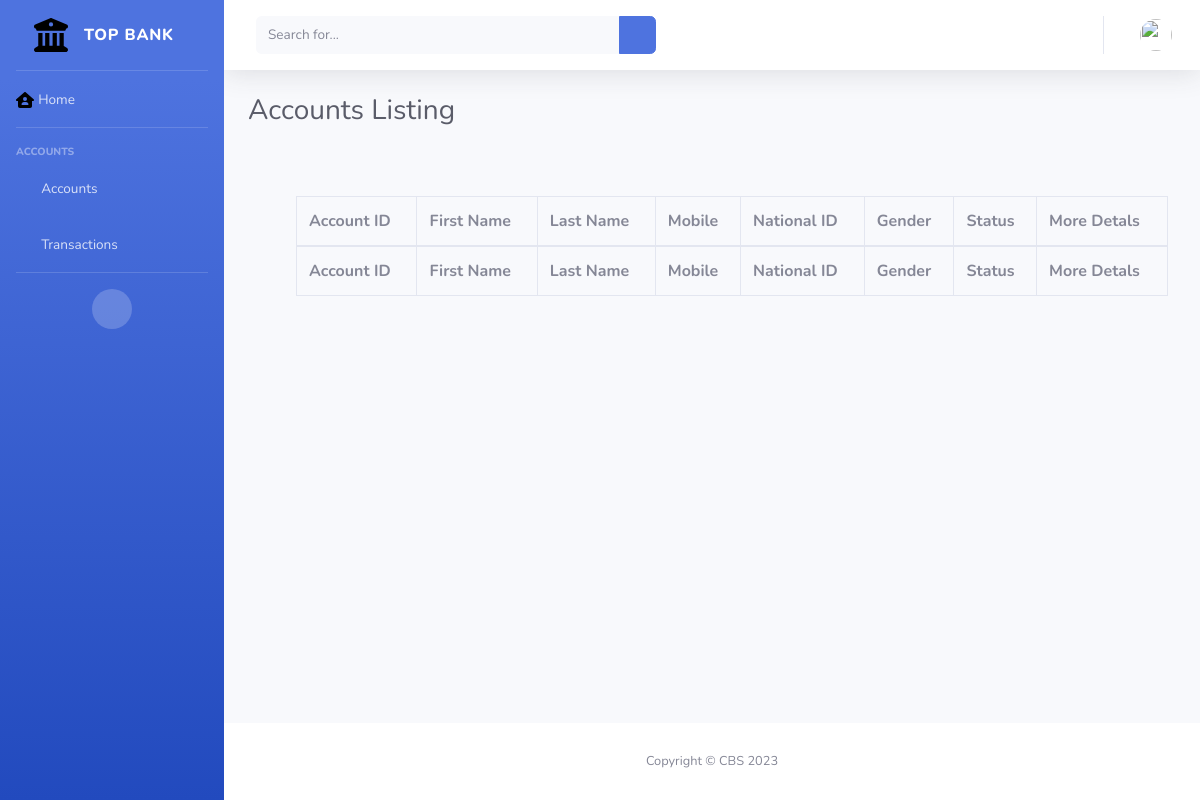
Before: /core/accounts/ with the older database file.
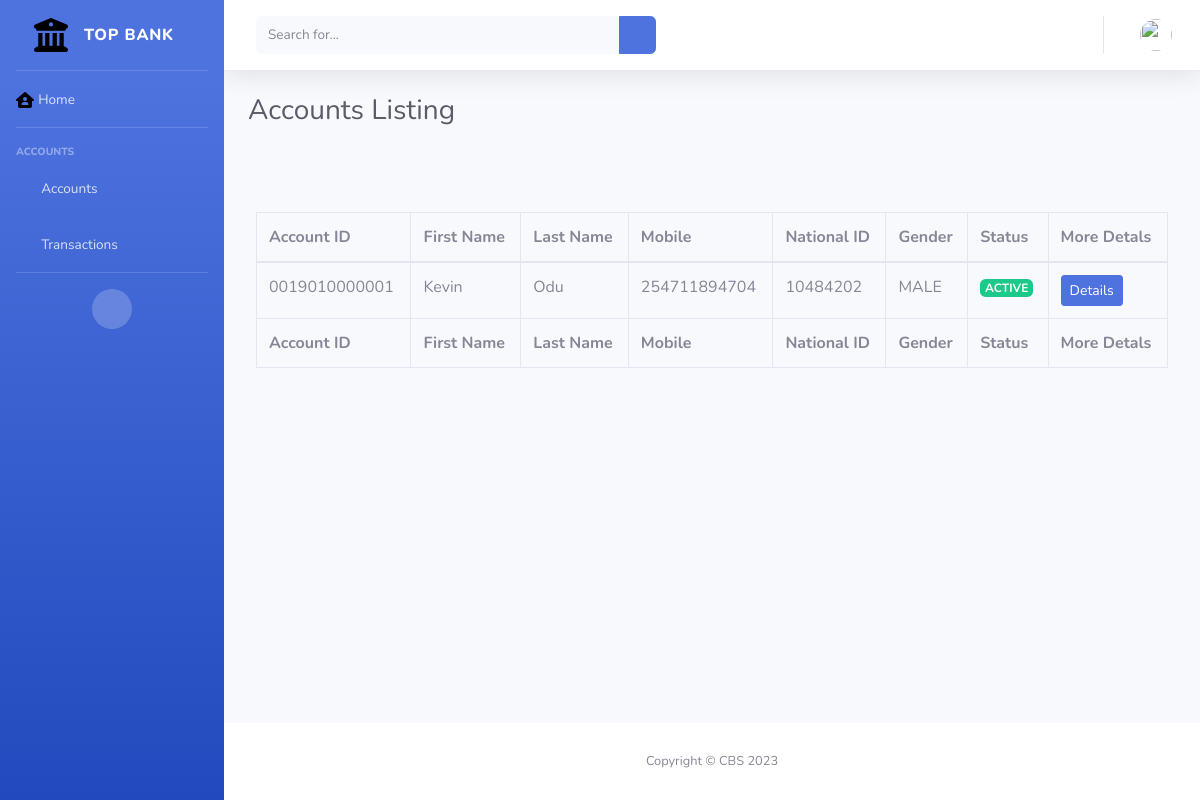
After: the same page with the newer database file.
### core/models.py (models this page shows, shortened)
class UserAccount(models.Model):
    first_name = models.CharField(max_length=50)
    last_name  = models.CharField(max_length=50)
    email      = models.EmailField(unique=True)
    mobile     = models.CharField(max_length=50,unique=True)
    nationalid = models.CharField(max_length=50,unique=True)
    gender     = models.CharField(max_length=50, choices=[
        ('MALE', 'MALE'),
        ('FEMALE', 'FEMALE')
    ])
    dob        = models.DateField()
    accountid  = models.CharField(max_length=50,unique=True)
    zip_code   = models.CharField(max_length=50)
    address    = models.CharField(max_length=50)
    city       = models.CharField(max_length=50)
    country    = models.CharField(max_length=50)
    status     = models.CharField(max_length=50, choices=[
        ('ACTIVE', 'ACTIVE'),
        ('BLOCKED', 'BLOCKED'),
        ('SUSPENDED', 'SUSPENDED')
    ])
    created_at = models.DateTimeField(auto_now_add=True)
    modified_at = models.DateTimeField(auto_now=True)
    class Meta:
        ordering = ['-created_at']

### core/views.py (the view)
# urls.py: path('accounts/', AccountsListing.as_view(), name='accounts'),
class AccountsListing(View):
    model = UserAccount
    template_name = 'core/accounts.html'
    def get(self, request):
        context = {
            'title': 'Accounts Listing',
            'accounts': UserAccount.objects.all()
            }
        return render(request, 'core/accounts.html', context)

### templates/core/accounts.html (shortened to what this page needs)
{% extends 'core/base.html' %}
{% load static %}
{% block page_styles %}
  <link href="{% static 'vendor/datatables/dataTables.bootstrap4.min.css' %}" rel="stylesheet" />
{% endblock %}
{% block Heading %}
  Accounts Listing
{% endblock %}
{% block maincontent %}
  <div class="row">
    <ul class="messages">
  </ul>
    <div class="card-body">
      <div class="table-responsive">
        <table class="table table-bordered" id="dataTable" width="100%" cellspacing="0">
          <thead>
            <tr>
              <th>Account ID</th>
              <th>First Name</th>
              <th>Last Name</th>
              <th>Mobile</th>
              <th>National ID</th>
              <th>Gender</th>
              <th>Status</th>
              <th>More Detals</th>
            </tr>
          </thead>
          <tfoot>
            <tr>
              <th>Account ID</th>
              <th>First Name</th>
              <th>Last Name</th>
              <th>Mobile</th>
              <th>National ID</th>
              <th>Gender</th>
              <th>Status</th>
              <th>More Detals</th>
            </tr>
          </tfoot>
          <tbody>
            {% for account in accounts %}
              <tr>
                <td>{{ account.accountid }}</td>
                <td>{{ account.first_name }}</td>
                <td>{{ account.last_name }}</td>
                <td>{{ account.mobile }}</td>
                <td>{{ account.nationalid }}</td>
                <td>{{ account.gender }}</td>
                <td>
                  {% if account.status == 'ACTIVE' %}
                    <span class="badge badge-success">{{ account.status }}</span>
                  {% elif account.status == 'BLOCKED' %}
                    <span class="badge badge-danger">{{ account.status }}</span>
                  {% elif account.status == 'SUSPENDED' %}
                    <span class="badge badge-warning">{{ account.status }}</span>
                  {% endif %}
                </td>
                <td>
                  <a href="{% url 'core:account_details' account.accountid %}" class="btn btn-primary btn-sm">Details</a>
                </td>
              </tr>
            {% endfor %}
          </tbody>
        </table>
      </div>
    </div>
  </div>
{% endblock %}

Changed rows visible on the page:
added UserAccount: accountid "0019010000001", first_name "Kevin", last_name "Odu", mobile "254711894704", nationalid "10484202", gender "MALE", status "ACTIVE"
